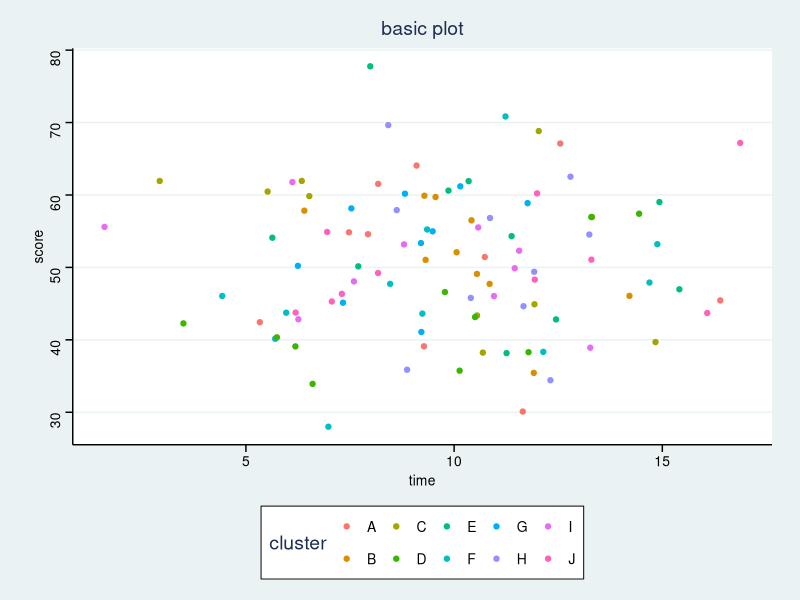
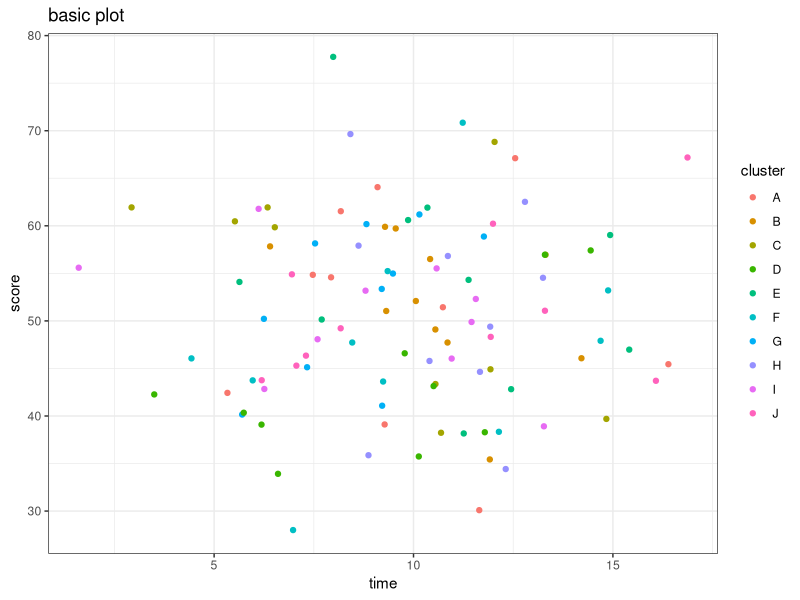
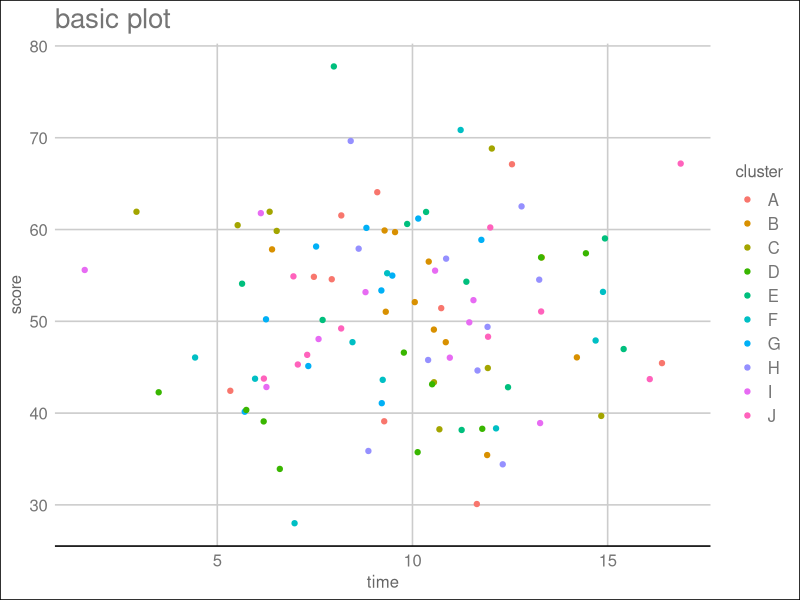
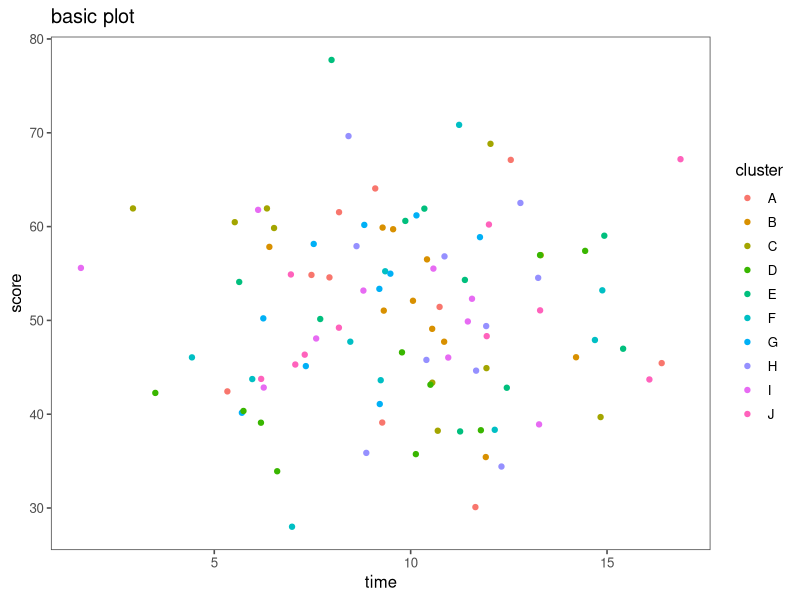
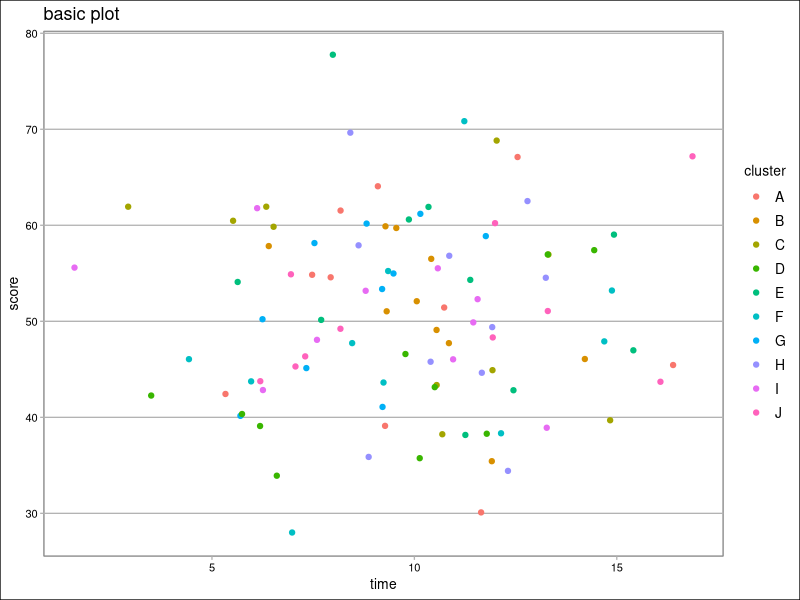
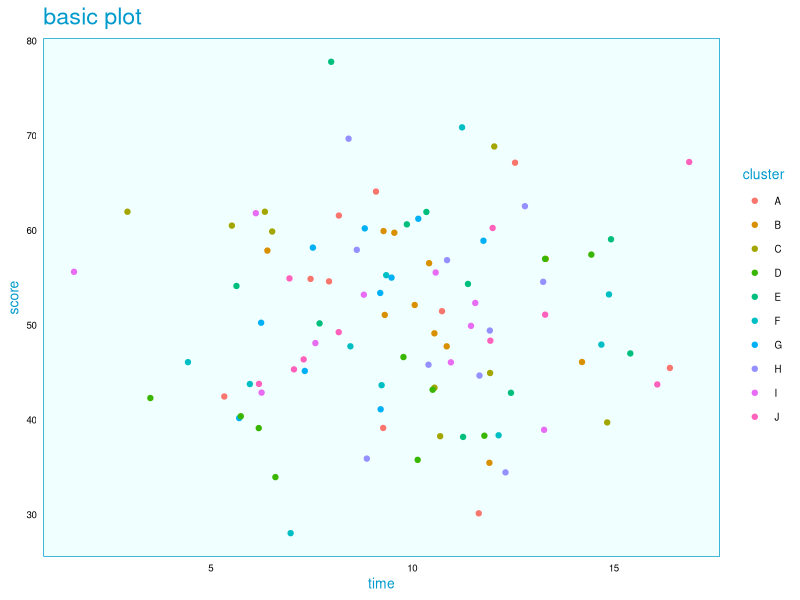

The R script that drew these images, in order:
# Author: Elke van Daal
# Goal: Create own Plot-theme

# load packages
library(tidyverse)
library(ggthemes)

# create fake dataset
score <- rnorm(100, 50, 10)
time <- rnorm(100, 10, 3)
name <- LETTERS[1:10]
cluster <- rep(name, 10)
df <- tibble(score, time, cluster)
df

# create basic plot
basic_plot <- ggplot(df, aes(time, score, color = cluster)) +
  geom_point() +
  ggtitle('basic plot') 

# add existing theme to basic plot
basic_plot + theme_stata()
basic_plot + theme_bw()
basic_plot + theme_gdocs()
basic_plot + theme_few()
basic_plot + theme_calc()

# add theme to basic plot
basic_plot + 
  #text themes
  theme(
  axis.title = element_text(
    size = 10 ,
    family = 'sans',
    color = 'deepskyblue3',
    face = 'plain'
    ),
  title = element_text(
    size = 14,
    family = 'sans' ,
    color = 'deepskyblue3',
    face = 'plain'),
  axis.text.x = element_text(
    color = 'black',
    size = 7,
    face = 'plain'
  ),
  axis.text.y = element_text(
    color = 'black',
    size = 7,
    face = 'plain'
  ),
  #line themes
  axis.ticks = element_blank(),
  panel.grid = element_blank(),
  #rect themes
  panel.background = element_rect(
    color = 'deepskyblue3', fill = 'azure'),
  strip.background = element_rect(
    color = ''),
  plot.background = element_rect(
    fill = 'white'),
  #legend 
  legend.position = 'right',
  legend.background = element_blank(),
  legend.key = element_blank(),
  legend.text = element_text(
    color = 'black',
    size = 7
  ),
  legend.title = element_text(
    size = 10
  )
)


